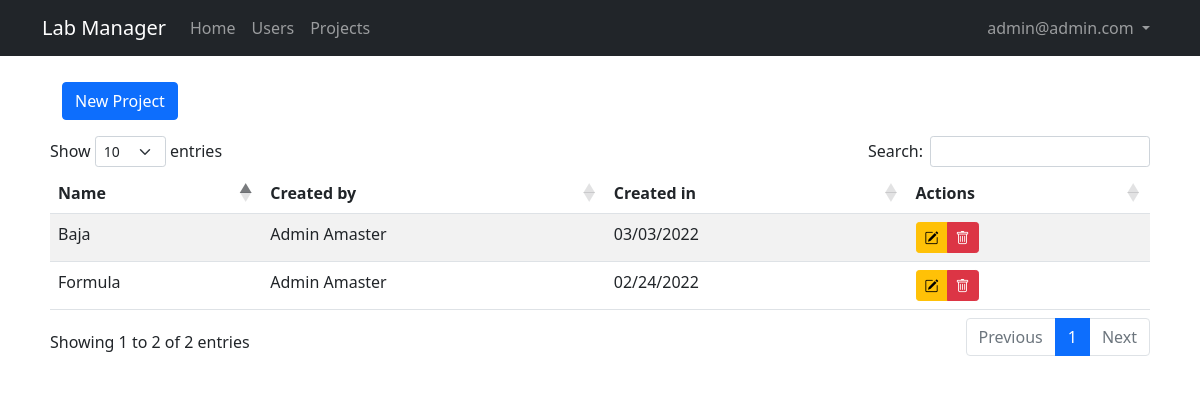
Page /admin/projects (signed in) on the earlier database version.
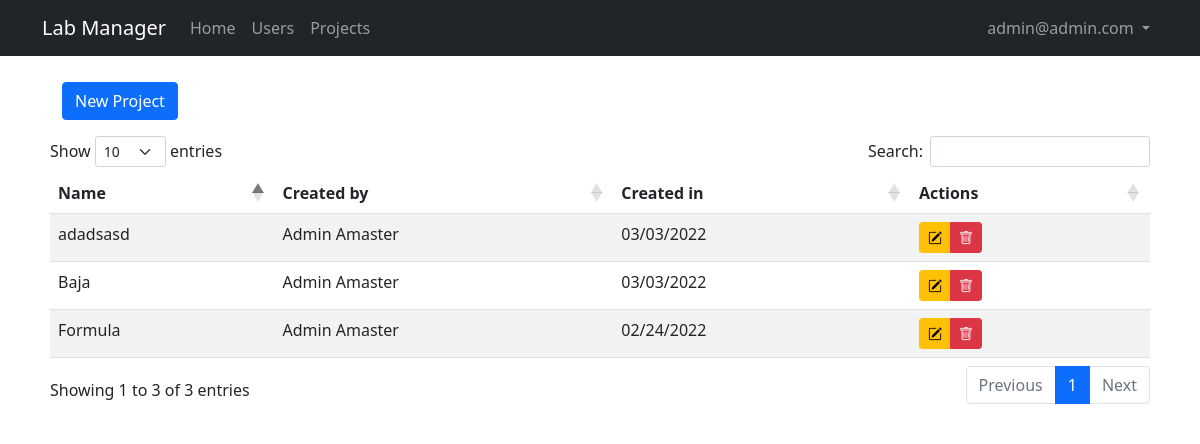
Same page on the later database version.
### lab_manager/models.py (models this page shows, shortened)
class Project(db.Model):
    id = db.Column(db.Integer, primary_key = True)
    name = db.Column(db.String(150), unique = True)
    date_created = db.Column(db.DateTime, default = datetime.utcnow)
    active = db.Column(db.Boolean, default=True, nullable=False)
    created_by = db.Column(db.Integer, db.ForeignKey('user.id'))

class User(db.Model, UserMixin):
    id = db.Column(db.Integer, primary_key = True)
    email = db.Column(db.String(50), unique = True)
    name = db.Column(db.String(150))
    password = db.Column(db.String(128))
    date_created = db.Column(db.DateTime, default = datetime.utcnow)
    biometry = db.Column(db.Boolean, default = False, nullable = False)
    project = db.Column(db.Integer, nullable = False)
    grr = db.Column(db.Integer, unique = True)
    course = db.Column(db.String(50))
    approved_by = db.Column(db.Integer)
    date_approved = db.Column(db.DateTime, default = datetime.utcnow)
    approved = db.Column(db.Boolean, default = False, nullable = False)
    admin = db.Column(db.Boolean, default = False, nullable = False)
    projects = db.relationship('Project', backref="user", passive_deletes = False)
    posts = db.relationship('Post', backref="user", passive_deletes = True)

### lab_manager/admin/routes.py (the view)
@admin.route("/admin/projects")
@admin_only
def projects():
    projects = Project.query
    return render_template('admin/projects.jinja2', title = "Projects", projects=projects, user=current_user)

### lab_manager/__init__.py (called while the page is built)
def create_app(config_class=Config):
    app = Flask(__name__)
    app.config.from_object(Config)
    db.init_app(app)
    migrate.init_app(app, db)
    from lab_manager.main.routes import main
    app.register_blueprint(main)
    from lab_manager.users.routes import users
    app.register_blueprint(users)
    from lab_manager.admin.routes import admin
    app.register_blueprint(admin)
    from lab_manager.posts.routes import posts
    app.register_blueprint(posts)
    from .models import User, Project, Post
    initialize_database(app)
    login_manager.init_app(app)
    @login_manager.user_loader
    def load_user(id):
        return User.query.get(int(id))
    return app

### lab_manager/admin/routes.py (called while the page is built)
def admin_only(func):
    @wraps(func)
    def wrapper(*args, **kwargs):
        if current_user.is_anonymous:
            flash("You should be logged in to see this page!", "warning")
            return redirect(url_for('admin.login'))
        if not current_user.admin:
            abort(403)
        return func(*args, **kwargs)
    return wrapper

### lab_manager/templates/admin/projects.jinja2 (shortened to what this page needs)
{% extends "layout.jinja2" %}
{% block content %}
<div class="container btn-header">
    <button type="button" class="btn btn-primary" data-bs-toggle="modal" data-bs-target="#addProjectModal">New Project</button>
    <br>
</div>
<table id="data" class="table table-striped">
<thead>
    <tr>
        <th>Name</th>
        <th>Created by</th>
        <th>Created in</th>
        <th>Actions</th>
    </tr>
</thead>
<tbody>
    {% for project in projects %}
    <tr>
        <td>{{ project.name }}</td>
        <td>{{ project.user.name }}</td>
        <td>{{ project.date_created.strftime("%m/%d/%Y") }}</td>
        <td>
            <div class="btn-group" role="group" aria-label="Basic mixed styles example">
                <button type="button" class="btn btn-warning btn-sm" data-bs-toggle="modal" data-bs-target="#editProjectModal{{project.id}}"><i class="bi bi-pencil-square"></i></button>
                <button type="button" class="btn btn-danger btn-sm" data-bs-toggle="modal" data-bs-target="#delete-confirmation"><i class="bi bi-trash"></i></button>
            </div>
        </td>
    </tr>
    {% endfor %}
</tbody>
</table>
{% endblock content %}

### lab_manager/templates/layout.jinja2 (shortened to what this page needs)
<!DOCTYPE html>
<html lang="en">
<head>
    <link href="https://cdn.jsdelivr.net/npm/bootstrap@5.1.3/dist/css/bootstrap.min.css" rel="stylesheet">
    <link rel="stylesheet" type="text/css" href="https://cdn.datatables.net/1.10.25/css/dataTables.bootstrap5.css">
    <link rel="stylesheet" href="https://cdn.jsdelivr.net/npm/bootstrap-icons@1.8.1/font/bootstrap-icons.css">
    <link rel="stylesheet" type="text/css" href="{{ url_for('static', filename='main.css') }}">
</head>
<body>
    <nav class="navbar navbar-expand-md navbar-dark bg-dark">
        <div class="container">
            <a class="navbar-brand mr-4" href="/">Lab Manager</a>
            <div class="collapse navbar-collapse" id="navbar">
                <div class="navbar-nav me-auto mb-2 mb-lg-0">
                    <a href="/" class="nav-item nav-link">Home</a>
                    {% if user.is_authenticated and user.admin==True %}
                        <a href="{{url_for('admin.users')}}" class="nav-item nav-link">Users</a>
                        <a href="{{url_for('admin.projects')}}" class="nav-item nav-link">Projects</a>
                    {% endif %}
                </div>
                <div class="navbar-nav">
                    {% if user.is_authenticated and user.admin==False %}
                        <li class="nav-item dropdown">
                            <a class="nav-link dropdown-toggle" href="#" id="navbarDropdown" role="button" data-bs-toggle="dropdown" aria-expanded="false"> {{user.email}} </a>
                            <ul class="dropdown-menu dropdown-menu-end" aria-labelledby="navbarDropdown">
                                <li><a class="dropdown-item" href="{{url_for('users.profile')}}">Profile</a></li>
                                <li><hr class="dropdown-divider"></li>
                                <li><a class="dropdown-item" href="{{url_for('users.logout')}}">Logout</a></li>
                            </ul>
                        </li>
                    {% elif user.is_authenticated and user.admin==True %}
                        <li class="nav-item dropdown">
                            <a class="nav-link dropdown-toggle" href="#" id="navbarDropdown" role="button" data-bs-toggle="dropdown" aria-expanded="false"> {{user.email}} </a>
                        </li>
                    {% else %}
                        <a href="{{url_for('users.login')}}" class="nav-item nav-link">Login</a>
                        <a href="{{url_for('users.register')}}" class="nav-item nav-link">Sign Up</a>
                    {% endif %}
                </div>
            </div>
        </div>
    </nav>
    <main class="container full-page" role="main">
        {% block content %}{% endblock content %}
    </main>
</body>
</html>

Differences in the rows shown:
added Project: name "adadsasd", user.name "Admin Amaster", date_created "03/03/2022"
Other differences:
text written by a page script: "Show entries Search: Showing 1 to 2 of 2 entries Previous 1 Next" → "Show entries Search: Showing 1 to 3 of 3 entries Previous 1 Next"
